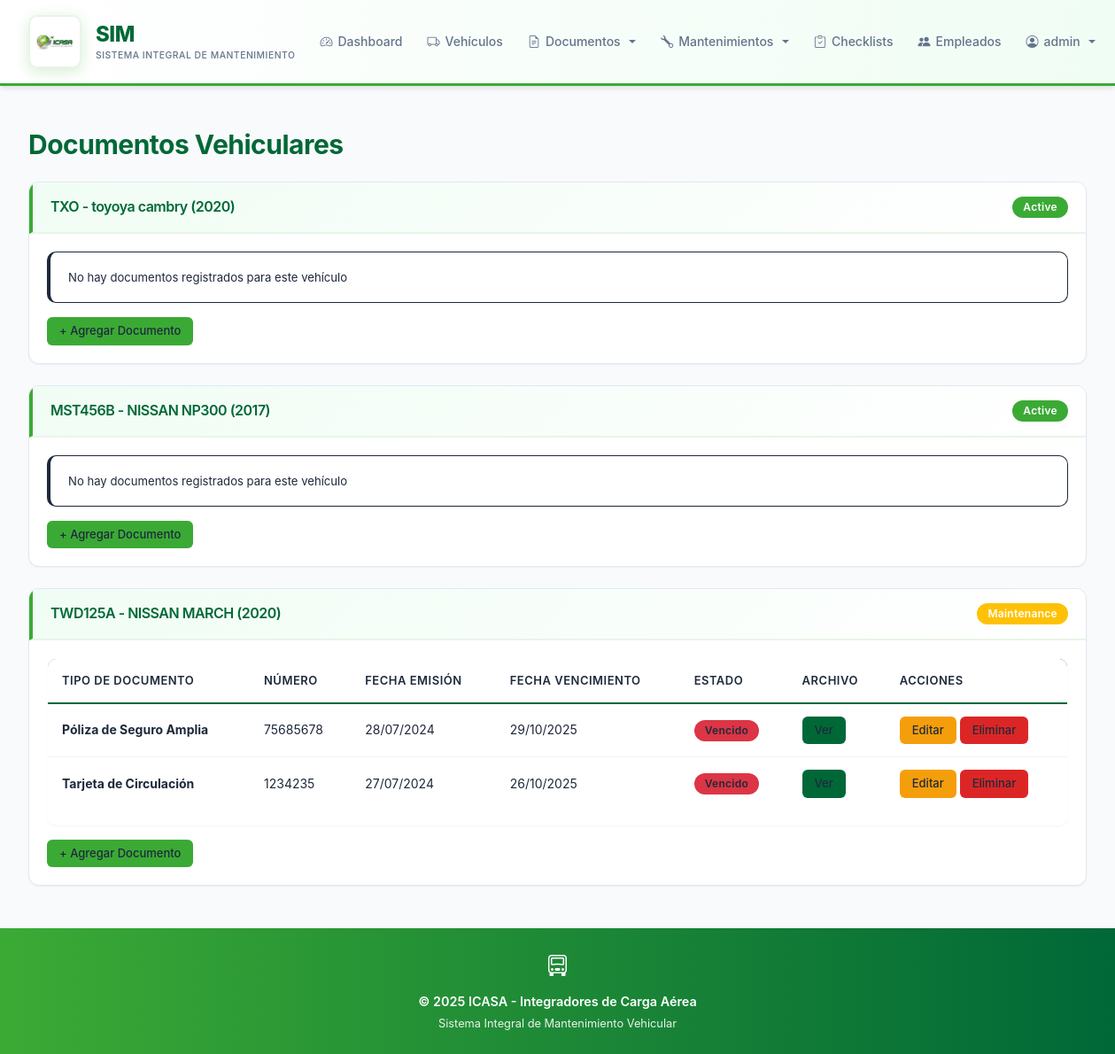
/documents/vehicles/ (signed in), run on the app's committed database.
### vehicles/models.py (models this page shows, shortened)
class Vehicle(models.Model):
    STATUS_CHOICES = [
        ('Active', 'Active'),
        ('Maintenance', 'Maintenance'),
        ('Out of service', 'Out of service')
    ]
    STATION_CHOICES = [
        ('Aguascalientes', 'Aguascalientes'),
        ('Baja California', 'Baja California'),
        ('Baja California Sur', 'Baja California Sur'),
        ('Campeche', 'Campeche'),
        ('Chiapas', 'Chiapas'),
        ('Chihuahua', 'Chihuahua'),
        ('Ciudad de México', 'Ciudad de México'),
        ('Coahuila', 'Coahuila'),
        ('Colima', 'Colima'),
        ('Durango', 'Durango'),
        ('Estado de México', 'Estado de México'),
        ('Guanajuato', 'Guanajuato'),
        ('Guerrero', 'Guerrero'),
        ('Hidalgo', 'Hidalgo'),
        ('Jalisco', 'Jalisco'),
        ('Michoacán', 'Michoacán'),
        ('Morelos', 'Morelos'),
        ('Nayarit', 'Nayarit'),
        ('Nuevo León', 'Nuevo León'),
        ('Oaxaca', 'Oaxaca'),
        ('Puebla', 'Puebla'),
        ('Querétaro', 'Querétaro'),
        ('Quintana Roo', 'Quintana Roo'),
        ('San Luis Potosí', 'San Luis Potosí'),
        ('Sinaloa', 'Sinaloa'),
        ('Sonora', 'Sonora'),
        ('Tabasco', 'Tabasco'),
        ('Tamaulipas', 'Tamaulipas'),
        ('Tlaxcala', 'Tlaxcala'),
        ('Veracruz', 'Veracruz'),
        ('Yucatán', 'Yucatán'),
        ('Zacatecas', 'Zacatecas'),
    ]
    plate = models.CharField(max_length=10, unique=True, verbose_name='Placa')
    brand = models.CharField(max_length=50, verbose_name='Marca')
    model = models.CharField(max_length=50, verbose_name='Modelo')
    year = models.IntegerField(
        validators=[MinValueValidator(1900), MaxValueValidator(datetime.now().year + 1)],
        verbose_name='Año'
    )
    status = models.CharField(max_length=20, choices=STATUS_CHOICES, default='Active', verbose_name='Estado')
    station = models.CharField(max_length=100, choices=STATION_CHOICES, blank=True, null=True, verbose_name='Estación')
    photo = models.ImageField(upload_to='vehicles/', null=True, blank=True, verbose_name='Foto')
    created_at = models.DateTimeField(auto_now_add=True, null=True, blank=True)
    updated_at = models.DateTimeField(auto_now=True, null=True, blank=True)
    class Meta:
        ordering = ['-created_at']
        verbose_name = 'Vehículo'
        verbose_name_plural = 'Vehículos'
        indexes = [models.Index(fields=['plate'])]

class Document(models.Model):
    vehicle = models.ForeignKey(Vehicle, on_delete=models.CASCADE, related_name='documents', verbose_name='Vehículo')
    doc_type = models.ForeignKey(DocumentType, on_delete=models.CASCADE, verbose_name='Tipo de Documento')
    issue_date = models.DateField(verbose_name='Fecha de Emisión')
    expiry_date = models.DateField(verbose_name='Fecha de Vencimiento')
    document_number = models.CharField(max_length=100, blank=True, verbose_name='Número de Documento')
    document_file = models.ImageField(upload_to='vehicle_documents/', null=True, blank=True, verbose_name='Archivo')
    notes = models.TextField(blank=True, verbose_name='Notas')
    created_at = models.DateTimeField(auto_now_add=True, null=True, blank=True)
    updated_at = models.DateTimeField(auto_now=True, null=True, blank=True)
    class Meta:
        ordering = ['-expiry_date']
        verbose_name = 'Documento'
        verbose_name_plural = 'Documentos'
        indexes = [models.Index(fields=['expiry_date'])]
    @property
    def is_expired(self):
        from datetime import date
        return self.expiry_date < date.today()

class DocumentType(models.Model):
    name = models.CharField(max_length=100, unique=True, verbose_name='Nombre')
    description = models.TextField(blank=True, verbose_name='Descripción')
    validity_months = models.IntegerField(null=True, blank=True, verbose_name='Vigencia (meses)')
    is_required = models.BooleanField(default=True, verbose_name='Obligatorio')
    class Meta:
        ordering = ['name']
        verbose_name = 'Tipo de Documento'
        verbose_name_plural = 'Tipos de Documento'

### vehicles/views_vehicle_documents.py (the view)
# urls.py: path('documents/vehicles/', VehicleDocumentsView.as_view(), name='vehicle_documents'),
class VehicleDocumentsView(LoginRequiredMixin, PermissionRequiredMixin, ListView):
    model = Vehicle
    template_name = 'vehicles/vehicle_documents.html'
    context_object_name = 'vehicles'
    permission_required = 'vehicles.view_document'
    def get_queryset(self):
        return Vehicle.objects.prefetch_related('documents__doc_type').all()

### vehicles/templates/vehicles/vehicle_documents.html (shortened to what this page needs)
{% extends 'vehicles/base.html' %}
{% block content %}
<h1 class="mb-4">Documentos Vehiculares</h1>
{% if vehicles %}
    {% for vehicle in vehicles %}
    <div class="card mb-4">
        <div class="card-header d-flex justify-content-between align-items-center">
            <h5 class="mb-0">{{ vehicle.plate }} - {{ vehicle.brand }} {{ vehicle.model }} ({{ vehicle.year }})</h5>
            <span class="badge
                {% if vehicle.status == 'Active' %}bg-success
                {% elif vehicle.status == 'Maintenance' %}bg-warning
                {% else %}bg-secondary
                {% endif %}">
                {{ vehicle.status }}
            </span>
        </div>
        <div class="card-body">
            {% if vehicle.documents.all %}
            <div class="table-responsive">
                <table class="table table-sm table-hover">
                    <thead>
                        <tr>
                            <th>Tipo de Documento</th>
                            <th>Número</th>
                            <th>Fecha Emisión</th>
                            <th>Fecha Vencimiento</th>
                            <th>Estado</th>
                            <th>Archivo</th>
                            <th>Acciones</th>
                        </tr>
                    </thead>
                    <tbody>
                        {% for doc in vehicle.documents.all %}
                        <tr>
                            <td><strong>{{ doc.doc_type.name }}</strong></td>
                            <td>{{ doc.document_number|default:"-" }}</td>
                            <td>{{ doc.issue_date|date:"d/m/Y" }}</td>
                            <td>{{ doc.expiry_date|date:"d/m/Y" }}</td>
                            <td>
                                {% if doc.is_expired %}
                                    <span class="badge bg-danger">Vencido</span>
                                {% else %}
                                    <span class="badge bg-success">Vigente</span>
                                {% endif %}
                            </td>
                            <td>
                                {% if doc.document_file %}
                                    <a href="{{ doc.document_file.url }}" target="_blank" class="btn btn-sm btn-info">Ver</a>
                                {% else %}
                                    <span class="text-muted">-</span>
                                {% endif %}
                            </td>
                            <td>
                                <a href="{% url 'document_update' doc.pk %}" class="btn btn-sm btn-warning">Editar</a>
                                <a href="{% url 'document_delete' doc.pk %}" class="btn btn-sm btn-danger">Eliminar</a>
                            </td>
                        </tr>
                        {% endfor %}
                    </tbody>
                </table>
            </div>
            {% else %}
            <div class="alert alert-warning mb-0">
                <small>No hay documentos registrados para este vehículo</small>
            </div>
            {% endif %}
            <div class="mt-3">
                <a href="{% url 'document_add' %}?vehicle={{ vehicle.id }}" class="btn btn-sm btn-primary">+ Agregar Documento</a>
            </div>
        </div>
    </div>
    {% endfor %}
{% else %}
<div class="alert alert-info">
    No hay vehículos registrados. <a href="{% url 'vehicle_add' %}">Agregar el primero</a>
</div>
{% endif %}
{% endblock %}

### vehicles/templates/vehicles/includes/navbar.html (shortened to what this page needs)
<nav class="navbar navbar-expand-lg navbar-light">
    <div class="container">
        <a class="navbar-brand" href="{% url 'dashboard' %}">
            {% load static %}
            <div class="logo-icon">
                <img src="{% static 'images/ICASA.jpg' %}" alt="ICASA Logo">
            </div>
            <div style="display:flex; flex-direction:column; line-height:1.2; gap:0.2rem;">
                <span style="font-weight:800; font-size:1.5rem; color:#006837; letter-spacing:-0.5px;">SIM</span>
                <span style="font-size:0.65rem; color:#64748b; font-weight:500; text-transform:uppercase; letter-spacing:0.5px;">Sistema Integral de Mantenimiento</span>
            </div>
        </a>
        <div class="collapse navbar-collapse" id="navbarNav">
            <ul class="navbar-nav ms-auto align-items-center">
                <li class="nav-item">
                    <a class="nav-link" href="{% url 'dashboard' %}">
                        <i class="bi bi-speedometer2"></i> Dashboard
                    </a>
                </li>
                <li class="nav-item">
                    <a class="nav-link" href="{% url 'vehicle_list' %}">
                        <i class="bi bi-truck"></i> Vehículos
                    </a>
                </li>
                {% if perms.vehicles.view_document %}
                <li class="nav-item dropdown">
                    <a class="nav-link dropdown-toggle" href="#" id="documentsDropdown" role="button" data-bs-toggle="dropdown">
                        <i class="bi bi-file-earmark-text"></i> Documentos
                    </a>
                </li>
                {% endif %}
                {% if perms.vehicles.view_maintenance %}
                <li class="nav-item dropdown">
                    <a class="nav-link dropdown-toggle" href="#" id="maintenanceDropdown" role="button" data-bs-toggle="dropdown">
                        <i class="bi bi-wrench"></i> Mantenimientos
                    </a>
                </li>
                {% endif %}
                <li class="nav-item">
                    <a class="nav-link" href="{% url 'checklist_list' %}">
                        <i class="bi bi-clipboard-check"></i> Checklists
                    </a>
                </li>
                {% if perms.vehicles.view_driver %}
                <li class="nav-item">
                    <a class="nav-link" href="{% url 'driver_list' %}">
                        <i class="bi bi-people-fill"></i> Empleados
                    </a>
                </li>
                {% endif %}
                {% if user.is_authenticated %}
                <li class="nav-item dropdown">
                    <a class="nav-link dropdown-toggle" href="#" id="userDropdown" role="button" data-bs-toggle="dropdown">
                        <i class="bi bi-person-circle"></i> {{ user.username }}
                    </a>
                </li>
                {% endif %}
            </ul>
        </div>
    </div>
</nav>

### data on the page
Vehicle: plate "TXO", brand "toyoya", model "cambry", year "2020", status "Active", shows "No hay documentos registrados para este vehículo"
Vehicle: plate "MST456B", brand "NISSAN", model "NP300", year "2017", status "Active", shows "No hay documentos registrados para este vehículo"
Vehicle: plate "TWD125A", brand "NISSAN", model "MARCH", year "2020", status "Maintenance"
Document: doc_type.name "Póliza de Seguro Amplia", document_number "75685678", issue_date "28/07/2024", expiry_date "29/10/2025", shows "Vencido"
Document: doc_type.name "Tarjeta de Circulación", document_number "1234235", issue_date "27/07/2024", expiry_date "26/10/2025", shows "Vencido"

### other printed values
{{ user.username }} "admin"
